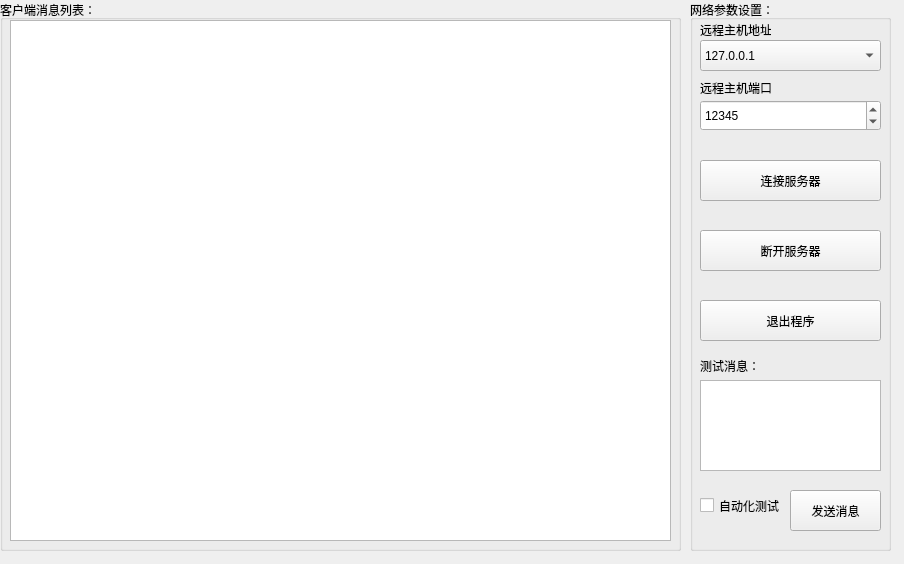
<?xml version="1.0" encoding="UTF-8"?>
<ui version="4.0">
 <class>FormTcpClient</class>
 <widget class="QWidget" name="FormTcpClient">
  <property name="geometry">
   <rect>
    <x>0</x>
    <y>0</y>
    <width>904</width>
    <height>564</height>
   </rect>
  </property>
  <property name="windowTitle">
   <string>Form</string>
  </property>
  <widget class="QGroupBox" name="groupBox_2">
   <property name="geometry">
    <rect>
     <x>690</x>
     <y>0</y>
     <width>201</width>
     <height>551</height>
    </rect>
   </property>
   <property name="title">
    <string>网络参数设置：</string>
   </property>
   <widget class="QPlainTextEdit" name="plainTextEdit_TCPClientSendData">
    <property name="geometry">
     <rect>
      <x>10</x>
      <y>380</y>
      <width>181</width>
      <height>91</height>
     </rect>
    </property>
   </widget>
   <widget class="QLabel" name="label_5">
    <property name="geometry">
     <rect>
      <x>10</x>
      <y>350</y>
      <width>151</width>
      <height>31</height>
     </rect>
    </property>
    <property name="text">
     <string>测试消息：</string>
    </property>
   </widget>
   <widget class="QPushButton" name="pushButton_TCPClientClose">
    <property name="geometry">
     <rect>
      <x>10</x>
      <y>300</y>
      <width>181</width>
      <height>41</height>
     </rect>
    </property>
    <property name="text">
     <string>退出程序</string>
    </property>
    <property name="icon">
     <iconset resource="images.qrc">
      <normaloff>:/new/prefix1/images/exit.ico</normaloff>:/new/prefix1/images/exit.ico</iconset>
    </property>
   </widget>
   <widget class="QPushButton" name="pushButton_TCPClientSendMsg">
    <property name="geometry">
     <rect>
      <x>100</x>
      <y>490</y>
      <width>91</width>
      <height>41</height>
     </rect>
    </property>
    <property name="text">
     <string>发送消息</string>
    </property>
    <property name="icon">
     <iconset resource="images.qrc">
      <normaloff>:/new/prefix1/images/sendmsg.ico</normaloff>:/new/prefix1/images/sendmsg.ico</iconset>
    </property>
   </widget>
   <widget class="QPushButton" name="pushButton_TCPClientDisconnect">
    <property name="geometry">
     <rect>
      <x>10</x>
      <y>230</y>
      <width>181</width>
      <height>41</height>
     </rect>
    </property>
    <property name="text">
     <string>断开服务器</string>
    </property>
    <property name="icon">
     <iconset resource="images.qrc">
      <normaloff>:/new/prefix1/images/disconnect.ico</normaloff>:/new/prefix1/images/disconnect.ico</iconset>
    </property>
   </widget>
   <widget class="QPushButton" name="pushButton_TCPClientConnect">
    <property name="geometry">
     <rect>
      <x>10</x>
      <y>160</y>
      <width>181</width>
      <height>41</height>
     </rect>
    </property>
    <property name="text">
     <string>连接服务器</string>
    </property>
    <property name="icon">
     <iconset resource="images.qrc">
      <normaloff>:/new/prefix1/images/connect.ico</normaloff>:/new/prefix1/images/connect.ico</iconset>
    </property>
   </widget>
   <widget class="QSpinBox" name="spinBox_TCPClientPort">
    <property name="geometry">
     <rect>
      <x>10</x>
      <y>100</y>
      <width>181</width>
      <height>31</height>
     </rect>
    </property>
    <property name="maximum">
     <number>65535</number>
    </property>
    <property name="value">
     <number>12345</number>
    </property>
   </widget>
   <widget class="QLabel" name="label_2">
    <property name="geometry">
     <rect>
      <x>10</x>
      <y>80</y>
      <width>71</width>
      <height>16</height>
     </rect>
    </property>
    <property name="text">
     <string>远程主机端口：</string>
    </property>
   </widget>
   <widget class="QComboBox" name="comboBox_TCPClientIP">
    <property name="geometry">
     <rect>
      <x>10</x>
      <y>40</y>
      <width>181</width>
      <height>31</height>
     </rect>
    </property>
    <item>
     <property name="text">
      <string>127.0.0.1</string>
     </property>
    </item>
   </widget>
   <widget class="QLabel" name="label">
    <property name="geometry">
     <rect>
      <x>10</x>
      <y>20</y>
      <width>71</width>
      <height>20</height>
     </rect>
    </property>
    <property name="text">
     <string>远程主机地址：</string>
    </property>
   </widget>
   <widget class="QCheckBox" name="checkBox_TCPClientAtuoTesting">
    <property name="geometry">
     <rect>
      <x>10</x>
      <y>490</y>
      <width>81</width>
      <height>31</height>
     </rect>
    </property>
    <property name="text">
     <string>自动化测试</string>
    </property>
   </widget>
  </widget>
  <widget class="QGroupBox" name="groupBox">
   <property name="geometry">
    <rect>
     <x>0</x>
     <y>0</y>
     <width>681</width>
     <height>551</height>
    </rect>
   </property>
   <property name="title">
    <string>客户端消息列表：</string>
   </property>
   <widget class="QPlainTextEdit" name="plainTextEdit_TCPClientMsg">
    <property name="geometry">
     <rect>
      <x>10</x>
      <y>20</y>
      <width>661</width>
      <height>521</height>
     </rect>
    </property>
   </widget>
  </widget>
 </widget>
 <resources>
  <include location="images.qrc"/>
 </resources>
 <connections/>
</ui>
